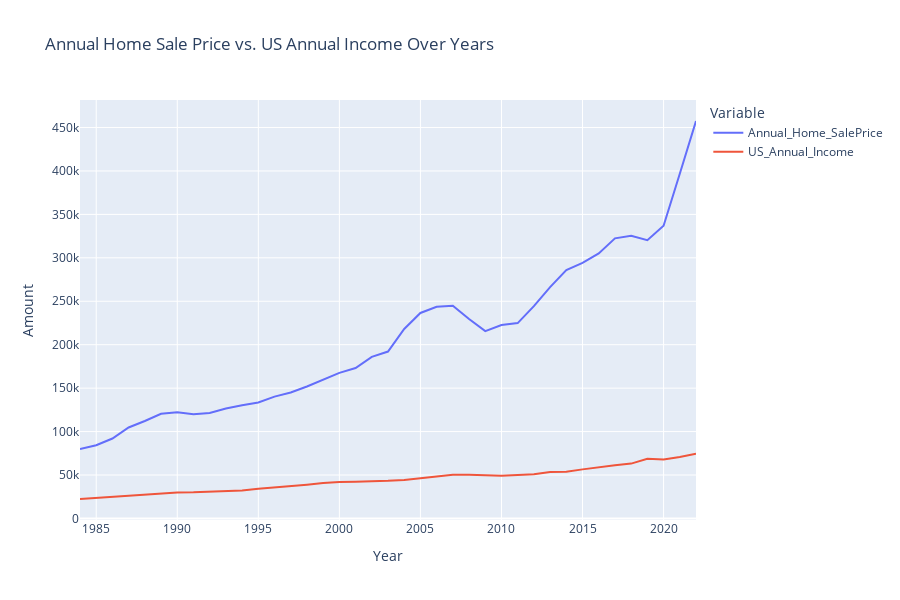

The notebook cell this image was saved under:
### Code cell
fig = px.line(NEW_INCOME_to_HOMESALEPRICE, x='Year', y=['Annual_Home_SalePrice', 'US_Annual_Income'],
              title='Annual Home Sale Price vs. US Annual Income Over Years',
              labels={'value': 'Amount', 'Year': 'Year'},
              line_shape='linear')  

fig.update_layout(
    width=900,  
    height=600,  
    xaxis_title='Year',  
    yaxis_title='Amount',  
    legend_title='Variable',  
    hovermode='x unified'  
)

# Show plot
fig.show()

### Figure 1 — Plotly figure (JSON) as saved in the notebook; plotly's stock layout.template omitted (floating-point values rounded to 4 significant figures)
{"data": [{"hovertemplate": "variable=Annual_Home_SalePrice<br>Year=%{x}<br>Amount=%{y}<extra></extra>", "legendgroup": "Annual_Home_SalePrice", "line": {"color": "#636efa", "dash": "solid", "shape": "linear"}, "marker": {"symbol": "circle"}, "mode": "lines", "name": "Annual_Home_SalePrice", "orientation": "v", "showlegend": true, "type": "scatter", "x": [1984, 1985, 1986, 1987, 1988, 1989, 1990, 1991, 1992, 1993, 1994, 1995, 1996, 1997, 1998, 1999, 2000, 2001, 2002, 2003, 2004, 2005, 2006, 2007, 2008, 2009, 2010, 2011, 2012, 2013, 2014, 2015, 2016, 2017, 2018, 2019, 2020, 2021, 2022], "xaxis": "x", "y": [79950, 84275, 92025, 104700, 112225, 120425, 122300, 119975, 121375, 126500, 130425, 133475, 140250, 145000, 151925, 160125, 167550, 173100, 186025, 192125, 218150, 236550, 243750, 244950, 229550, 215650, 222700, 224900, 244400, 266225, 285775, 294150, 305125, 322425, 325275, 320250, 336950, 396800, 457475], "yaxis": "y"}, {"hovertemplate": "variable=US_Annual_Income<br>Year=%{x}<br>Amount=%{y}<extra></extra>", "legendgroup": "US_Annual_Income", "line": {"color": "#EF553B", "dash": "solid", "shape": "linear"}, "marker": {"symbol": "circle"}, "mode": "lines", "name": "US_Annual_Income", "orientation": "v", "showlegend": true, "type": "scatter", "x": [1984, 1985, 1986, 1987, 1988, 1989, 1990, 1991, 1992, 1993, 1994, 1995, 1996, 1997, 1998, 1999, 2000, 2001, 2002, 2003, 2004, 2005, 2006, 2007, 2008, 2009, 2010, 2011, 2012, 2013, 2014, 2015, 2016, 2017, 2018, 2019, 2020, 2021, 2022], "xaxis": "x", "y": [22420, 23620, 24900, 26060, 27230, 28910, 29940, 30130, 30640, 31240, 32260, 34080, 35490, 37010, 38890, 40700, 41990, 42230, 42410, 43320, 44330, 46330, 48200, 50230, 50300, 49780, 49280, 50050, 51020, 53590, 53660, 56520, 59040, 61140, 63180, 68700, 68010, 70780, 74580], "yaxis": "y"}], "layout": {"height": 600, "hovermode": "x unified", "legend": {"title": {"text": "Variable"}, "tracegroupgap": 0}, "title": {"text": "Annual Home Sale Price vs. US Annual Income Over Years"}, "width": 900, "xaxis": {"anchor": "y", "domain": [0, 1], "title": {"text": "Year"}}, "yaxis": {"anchor": "x", "domain": [0, 1], "title": {"text": "Amount"}}}}
